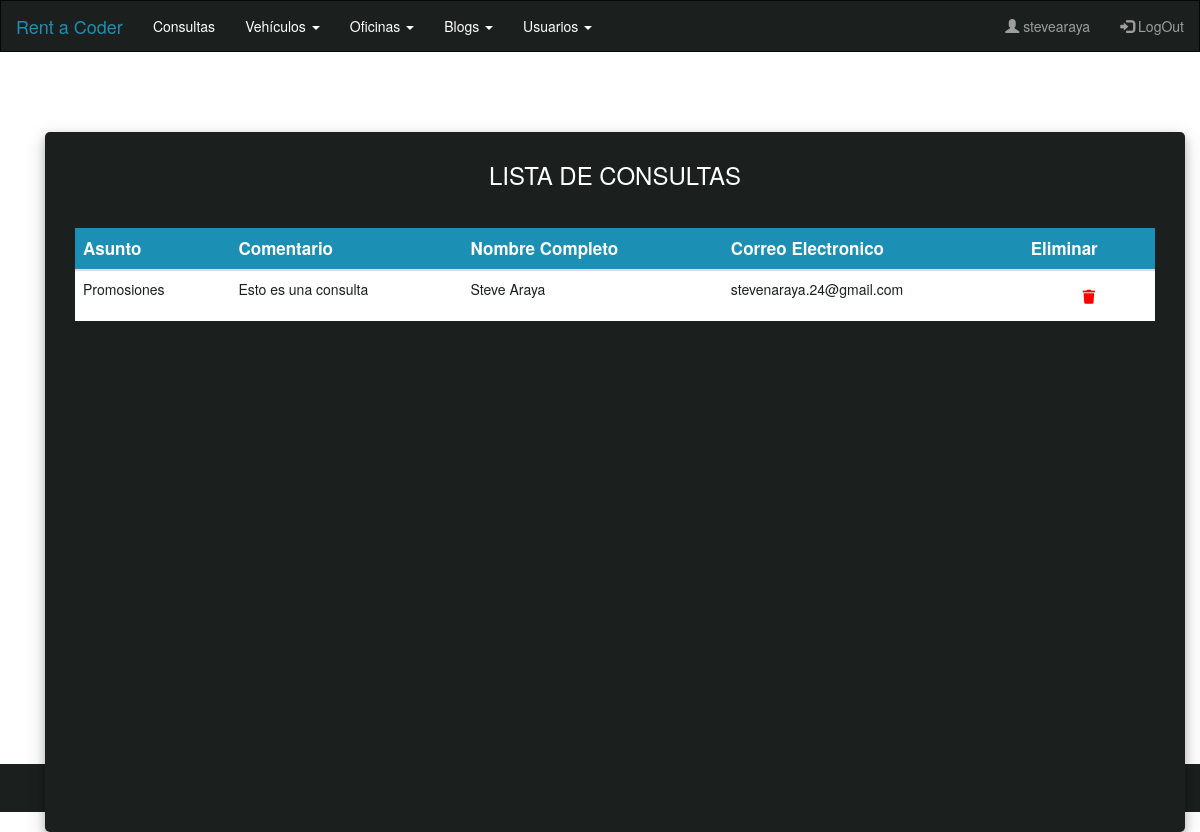
Page /contact-us/contactList/ (signed in) on the committed database.
### App_ContactUs/models.py (models this page shows)
class Contact(models.Model):
    asunto             = models.CharField(max_length=100)
    comentario         = models.CharField(max_length=500)
    nombre_completo    = models.CharField(max_length=100)
    correo_electronico = models.CharField(max_length=100)

### App_ContactUs/views.py (the view)
# urls.py: path('contactList/', ContactUsList.as_view(), name="ContactUsList"),
@method_decorator(login_required, name='dispatch')
class ContactUsList(ListView):
    model               = Contact
    template_name       = './ContactUsList.html'
    context_object_name = 'ContactList'

### App_ContactUs/templates/ContactUsList.html
{% extends 'Admin.html'%}
{% load static %}
{% block bloqueQueCambia %}
<div class="container container-body">
  <div class="d-flex justify-content-center h-100">
    <div class="user_card">
      <div class="table-title">
        <h3 id="form-title">LISTA DE CONSULTAS</h3>
      </div>
      <div class="justify-content-center form_container table-responsive">
        <table class="table table-fixed">
          <thead class="thead-dark">
            <tr>
              <th scope="col">Asunto</th>
              <th scope="col">Comentario</th>
              <th scope="col">Nombre Completo</th>
              <th scope="col">Correo Electronico</th>
              <th scope="col">Eliminar</th>
            </tr>
          </thead>
          <tbody>
            {% for contact in ContactList %}
            <tr>
              <td>{{contact.asunto}}</td>
              <td>{{contact.comentario}}</td>
              <td>{{contact.nombre_completo}}</td>
              <td>{{contact.correo_electronico}}</td>
              <td class="text-center">
                  <a href="{% url 'ContactUsDelete' contact.id %}">
                    <button class="btn btn-delete">
                      <i class="fa fa-trash"></i>
                    </button>
                  </a>
              </td>
            </tr>
            {% endfor %}
          </tbody>
        </table>
      </div>
    </div>
  </div>
</div>
{% endblock bloqueQueCambia %}

### App_MVTProyectoFinalCoder/templates/Admin.html (shortened to what this page needs)
<!DOCTYPE html>
<html lang="en">
<head>
    {% load static %}
    <link rel="stylesheet" href="https://use.fontawesome.com/releases/v5.6.1/css/all.css"
>
    <link href="{% static 'css/stylesAdmin.css' %}" rel="stylesheet" />
    <link rel="stylesheet" href="https://maxcdn.bootstrapcdn.com/bootstrap/3.4.1/css/bootstrap.min.css">
</head>
<body>
    <nav class="navbar navbar-inverse">
        <div class="container-fluid">
            <div class="navbar-header">
                <a class="navbar-brand" href="#">Rent a Coder</a>
            </div>
            <ul class="nav navbar-nav">
                <li><a class="options-txt a-txt-nav" href="{% url 'ContactUsList' %}">Consultas</a></li>
                <li class="dropdown"><a class="dropdown-toggle options-txt" data-toggle="dropdown" href="#">Vehículos <span
                            class="caret"></span></a>
                </li>
                <li class="dropdown"><a class="dropdown-toggle options-txt" data-toggle="dropdown" href="#">Oficinas <span
                            class="caret"></span></a>
                </li>
                <li class="dropdown"><a class="dropdown-toggle options-txt" data-toggle="dropdown" href="#">Blogs <span
                            class="caret"></span></a>
                </li>
                <li class="dropdown"><a class="dropdown-toggle options-txt" data-toggle="dropdown" href="#">Usuarios <span
                            class="caret"></span></a>
                </li>
            </ul>
            <ul class="nav navbar-nav navbar-right">
                <li><a href="#"><span class="glyphicon glyphicon-user"></span> {{ user.username }}</a></li>
                <li><a href="{% url 'Logout' %}"><span class="glyphicon glyphicon-log-in"></span> LogOut</a></li>
            </ul>
        </div>
    </nav>
    <div class="container container-body">
        {% block bloqueQueCambia %}
        {% endblock bloqueQueCambia %}
    </div>
    <footer class="bg-dark text-center">
        <div class="footer-text">
            <p>© 2022 Copyright: Rent a Coder</p>
        </div>
    </footer>
</body>
</html>

### App_MVTProyectoFinalCoder/static/css/stylesAdmin.css (style rules this page uses)
body, html { margin: 0; padding: 0; height: 100%; background: #ffffff !important; }
.navbar { background: #1b201f !important; border-radius: 0px !important; margin-bottom: 0px !important; }
.navbar-brand { color: #1c8fb5 !important; }
.options-txt { color: white !important; }
.container-body { height: 89%; }
.form_container { padding-left: 20px !important; padding-right: 20px !important; height: 550px !important; }
.thead-dark { background-color: #1c8fb5 !important; color: white; font-size: 1.7rem; }
tbody { color: #1b201f; background-color: white !important; }
th { text-align: center; }
.table-title { text-align: center; }
.container-body { padding-top: 40px; }
.user_card { height: 700px !important; margin-top: auto; margin-bottom: auto; background: #1b201f; position: relative; justify-content: center; flex-direction: column; padding: 10px; box-shadow: 0 4px 8px 0 rgba(0, 0, 0, 0.2), 0 6px 20px 0 rgba(0, 0, 0, 0.19); -webkit-box-shadow: 0 4px 8px 0 rgba(0, 0, 0, 0.2), 0 6px 20px 0 rgba(0, 0, 0, 0.19); -moz-box-shadow: 0 4px 8px 0 rgba(0, 0, 0, 0.2), 0 6px 20px 0 rgba(0, 0, 0, 0.19); border-radius: 5px; }
.form_container { margin-top: 40px; margin-bottom: 40px; }
#form-title { margin-top: 20px; color: #fff; }
thead tr th { position: sticky; top: 0; z-index: 10; background-color: #1c8fb5 !important; }
.table-responsive { height:200px; overflow:scroll; }
.btn-delete { background-color: white; color: red; }
.footer-text { color: white; padding-top: 20px; }
.bg-dark { height: 6%; background: #1b201f !important; }

### rows in the picture
Contact: asunto "Promosiones", comentario "Esto es una consulta", nombre_completo "Steve Araya", correo_electronico "stevenaraya.24@gmail.com"

### other values in the picture
{{ user.username }} "stevearaya"
